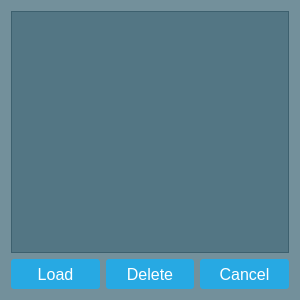
<?xml version="1.0" encoding="UTF-8"?>
<ui version="4.0">
 <class>listDialog</class>
 <widget class="QDialog" name="listDialog">
  <property name="geometry">
   <rect>
    <x>0</x>
    <y>0</y>
    <width>300</width>
    <height>300</height>
   </rect>
  </property>
  <property name="windowTitle">
   <string>List</string>
  </property>
  <property name="styleSheet">
   <string notr="true">QDialog,QListWidget 
{ 
	background:  rgba(32, 80, 96, 100);
	color:white;
}

QPushButton
{
	color: white;
	background-color: #27a9e3;
	border-width: 0px;
	border-radius: 3px;
}

QPushButton:hover, QComboBox:hover{ background-color: #66c011; }
QPushButton:disabled, QComboBox:disabled { background-color:rgb(114,200,237); }</string>
  </property>
  <property name="modal">
   <bool>true</bool>
  </property>
  <layout class="QVBoxLayout" name="verticalLayout_2">
   <item>
    <widget class="QListWidget" name="listWidget">
     <property name="font">
      <font>
       <pointsize>12</pointsize>
      </font>
     </property>
     <property name="viewMode">
      <enum>QListView::ListMode</enum>
     </property>
    </widget>
   </item>
   <item>
    <layout class="QHBoxLayout" name="horizontalLayout">
     <item>
      <widget class="QPushButton" name="loadBtn">
       <property name="minimumSize">
        <size>
         <width>0</width>
         <height>30</height>
        </size>
       </property>
       <property name="font">
        <font>
         <pointsize>12</pointsize>
        </font>
       </property>
       <property name="text">
        <string>Load</string>
       </property>
      </widget>
     </item>
     <item>
      <widget class="QPushButton" name="deleteBtn">
       <property name="minimumSize">
        <size>
         <width>0</width>
         <height>30</height>
        </size>
       </property>
       <property name="font">
        <font>
         <pointsize>12</pointsize>
        </font>
       </property>
       <property name="text">
        <string>Delete</string>
       </property>
      </widget>
     </item>
     <item>
      <widget class="QPushButton" name="cancelBtn">
       <property name="minimumSize">
        <size>
         <width>0</width>
         <height>30</height>
        </size>
       </property>
       <property name="font">
        <font>
         <pointsize>12</pointsize>
        </font>
       </property>
       <property name="text">
        <string>Cancel</string>
       </property>
      </widget>
     </item>
    </layout>
   </item>
  </layout>
 </widget>
 <resources/>
 <connections/>
</ui>
